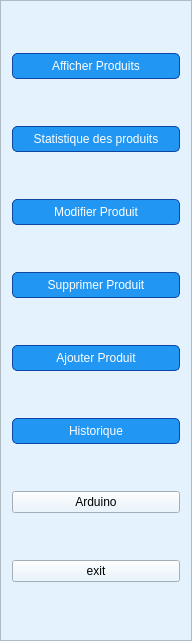
       <widget class="QFrame" name="frame_2">
        <property name="geometry">
         <rect>
          <x>0</x>
          <y>10</y>
          <width>192</width>
          <height>641</height>
         </rect>
        </property>
        <property name="minimumSize">
         <size>
          <width>180</width>
          <height>0</height>
         </size>
        </property>
        <property name="styleSheet">
         <string notr="true">QWidget {
    background-color: #E3F2FD; /* Bleu clair */
}</string>
        </property>
        <property name="frameShape">
         <enum>QFrame::Shape::StyledPanel</enum>
        </property>
        <property name="frameShadow">
         <enum>QFrame::Shadow::Raised</enum>
        </property>
        <layout class="QVBoxLayout" name="verticalLayout_3">
         <item>
          <widget class="QPushButton" name="bouttonpageafficherproduit">
           <property name="styleSheet">
            <string notr="true">QPushButton {
    background-color: #2196F3; /* Bleu primaire */
    color: white;
    border: 1px solid #0D47A1; /* Bleu foncé */
    border-radius: 5px;
    padding: 5px;
}
QPushButton:hover {
    background-color: #1976D2; /* Bleu intermédiaire */
}
QPushButton:pressed {
    background-color: #1565C0; /* Bleu plus foncé */
}</string>
           </property>
           <property name="text">
            <string>Afficher Produits</string>
           </property>
          </widget>
         </item>
         <item>
          <widget class="QPushButton" name="bouttonpagestatistique">
           <property name="styleSheet">
            <string notr="true">QPushButton {
    background-color: #2196F3; /* Bleu primaire */
    color: white;
    border: 1px solid #0D47A1; /* Bleu foncé */
    border-radius: 5px;
    padding: 5px;
}
QPushButton:hover {
    background-color: #1976D2; /* Bleu intermédiaire */
}
QPushButton:pressed {
    background-color: #1565C0; /* Bleu plus foncé */
}</string>
           </property>
           <property name="text">
            <string>Statistique des produits</string>
           </property>
          </widget>
         </item>
         <item>
          <widget class="QPushButton" name="bouttonpagemodifierproduit">
           <property name="styleSheet">
            <string notr="true">QPushButton {
    background-color: #2196F3; /* Bleu primaire */
    color: white;
    border: 1px solid #0D47A1; /* Bleu foncé */
    border-radius: 5px;
    padding: 5px;
}
QPushButton:hover {
    background-color: #1976D2; /* Bleu intermédiaire */
}
QPushButton:pressed {
    background-color: #1565C0; /* Bleu plus foncé */
}</string>
           </property>
           <property name="text">
            <string>Modifier Produit</string>
           </property>
          </widget>
         </item>
         <item>
          <widget class="QPushButton" name="bouttonpagesupprimer">
           <property name="styleSheet">
            <string notr="true">QPushButton {
    background-color: #2196F3; /* Bleu primaire */
    color: white;
    border: 1px solid #0D47A1; /* Bleu foncé */
    border-radius: 5px;
    padding: 5px;
}
QPushButton:hover {
    background-color: #1976D2; /* Bleu intermédiaire */
}
QPushButton:pressed {
    background-color: #1565C0; /* Bleu plus foncé */
}</string>
           </property>
           <property name="text">
            <string>Supprimer Produit</string>
           </property>
          </widget>
         </item>
         <item>
          <widget class="QPushButton" name="bouttonpageajouter">
           <property name="styleSheet">
            <string notr="true">QPushButton {
    background-color: #2196F3; /* Bleu primaire */
    color: white;
    border: 1px solid #0D47A1; /* Bleu foncé */
    border-radius: 5px;
    padding: 5px;
}
QPushButton:hover {
    background-color: #1976D2; /* Bleu intermédiaire */
}
QPushButton:pressed {
    background-color: #1565C0; /* Bleu plus foncé */
}</string>
           </property>
           <property name="text">
            <string>Ajouter Produit</string>
           </property>
          </widget>
         </item>
         <item>
          <widget class="QPushButton" name="bouttonpagehistorique">
           <property name="styleSheet">
            <string notr="true">QPushButton {
    background-color: #2196F3; /* Bleu primaire */
    color: white;
    border: 1px solid #0D47A1; /* Bleu foncé */
    border-radius: 5px;
    padding: 5px;
}
QPushButton:hover {
    background-color: #1976D2; /* Bleu intermédiaire */
}
QPushButton:pressed {
    background-color: #1565C0; /* Bleu plus foncé */
}</string>
           </property>
           <property name="text">
            <string>Historique</string>
           </property>
          </widget>
         </item>
         <item>
          <widget class="QPushButton" name="bouttonpagearduino">
           <property name="text">
            <string>Arduino</string>
           </property>
          </widget>
         </item>
         <item>
          <widget class="QPushButton" name="pushButtonexit">
           <property name="text">
            <string>exit</string>
           </property>
          </widget>
         </item>
        </layout>
       </widget>
